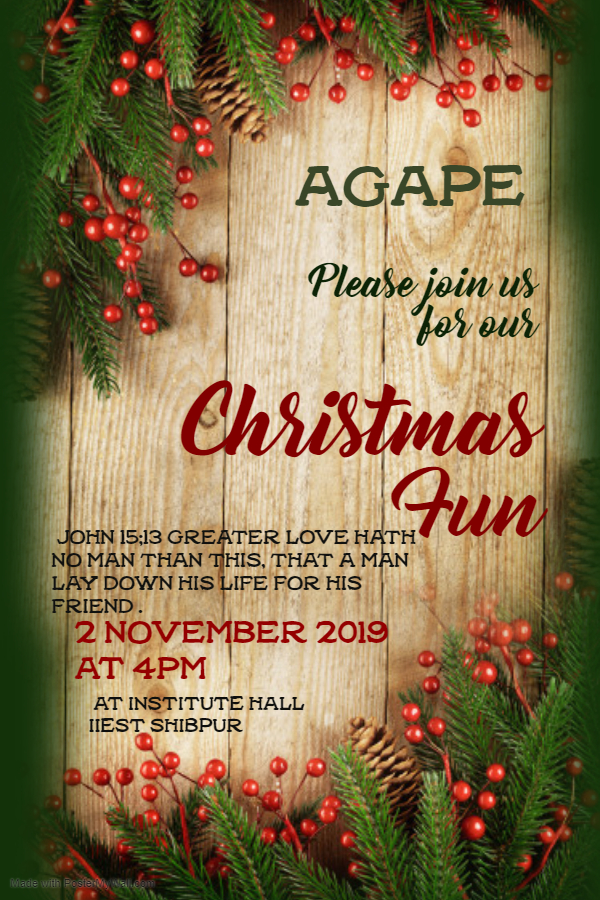
#> input picture ChristmasParty.jpg, 600 x 900 px
$ python Code.py
#> lines starting #> are read from the running program, lines starting #| are printed output that depends on the picture
from PIL import Image, ImageDraw, ImageFont

font = ImageFont.truetype('Lato-Black.ttf', size=40)
message = "Happy Birthday!"
color = 'rgb(255, 255, 51)'

i = 1
while i < 357:
    image = Image.open('ChristmasParty.jpg')
#> image is the input picture: PIL image 600x900 RGB; mean R, G, B 135.5, 114.8, 77.8
    draw = ImageDraw.Draw(image)
    draw.text((360, 850), "E-Pass:"+str(3000+i), fill=color, font=font)
    image.save("C:/Users/HP/PycharmProjects/PreChristMasFinal/Cards_Invitation/"+"card"+str(i)+".png")
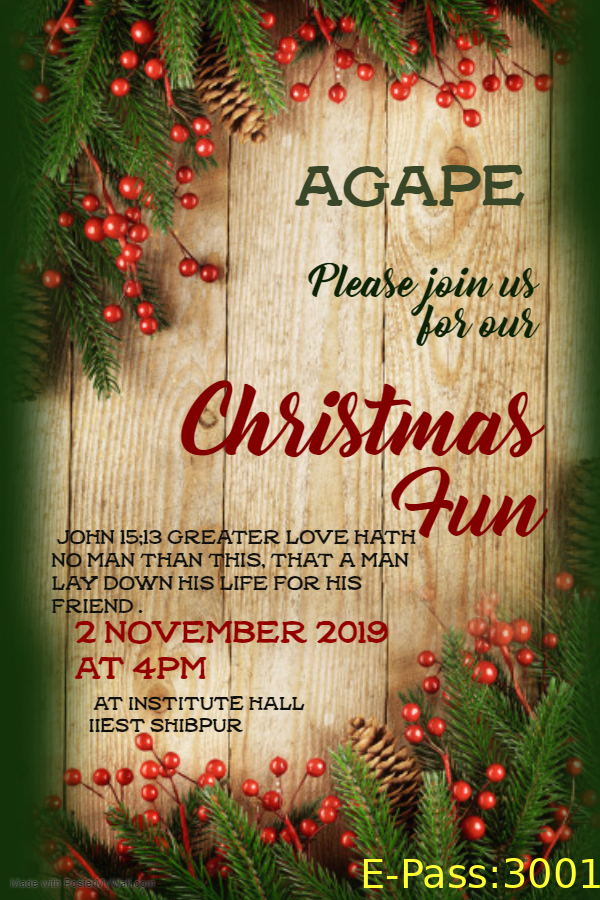
#> saved as card1.png: PIL image 600x900 RGB; mean R, G, B 136.2, 115.5, 77.9
#> (the run stopped early here; a loop or call above may not have finished)
